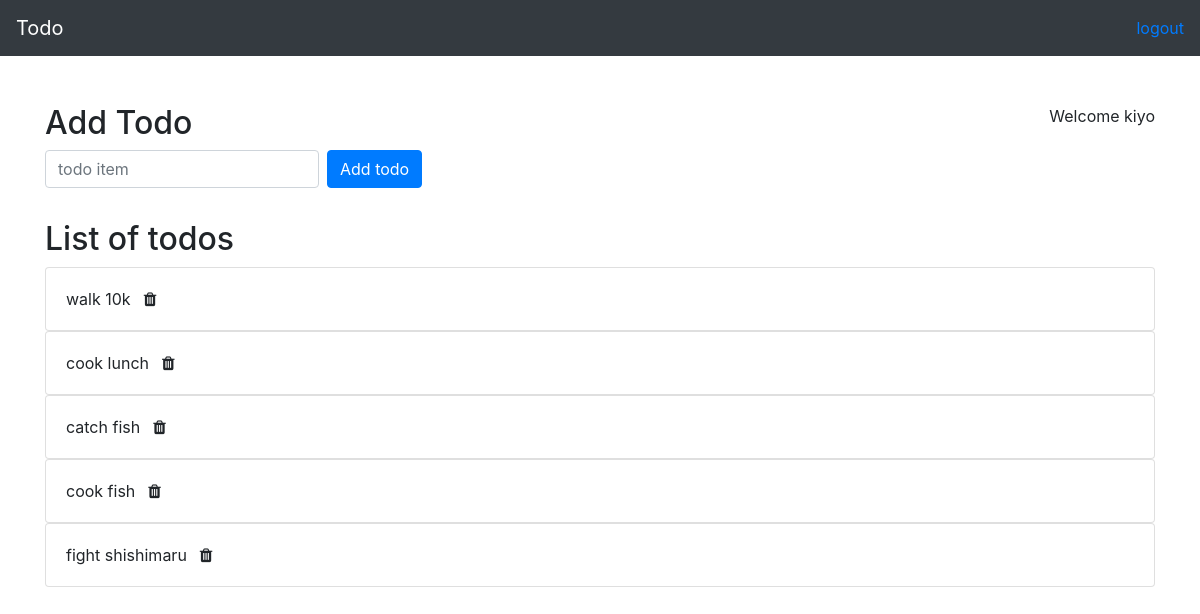
Screenshot of /todo/ (signed in) with the database file from the repository.
### todo/models.py (models this page shows, shortened)
class Todo(models.Model):
	author = models.ForeignKey(User, null=True, on_delete= models.CASCADE, related_name='author')
	updated_on = models.DateTimeField(auto_now=True)
	task = models.CharField(max_length=64, null=False)

### todo/views.py (the view)
# urls.py: path('todo/', include('todo.urls')),
@login_required(login_url='login')
def todo(request):
	if not request.user.is_authenticated:
		return render(request, "todo/login.html", {"message": None})
	context = {
		"items": Todo.objects.filter(author=request.user),
		"user": request.user
	}
	return render(request, 'todo/todo.html', context);

### todo/templates/todo/todo.html (shortened to what this page needs)
{% extends 'todo/base.html' %}
{% block body %}
<div class="row mt-4">
	<div class="col">
		<div class="float-right">
			Welcome {{ user.first_name }}
		</div>
		<h2>Add Todo</h2>
		<form class="form-inline" action="{% url 'addtodo' %}" method='post'>
			<input type='text' class="form-control mb-2 mr-sm-2" name='todoitem' required placeholder="todo item"/>
			<button type="submit" class="btn btn-primary mb-2">Add todo</button>
		</form>
	</div>
</div>
<div class="row mt-4">
	<div class="col">
		<h2> List of todos </h2>
		{% for item in items %}
		<ul class="list-group">
			<li class="list-group-item">
				<div class="float-left">
					<form class="form-inline" action="{% url 'deletetodo' item.id %}" method='post'>
						{{ item.task }}
						<button class="btn" type="submit"><i class="fa fa-trash"></i></button>
					</form>
				</div>
			</li>
		</ul>
		{% endfor %}
		{% endblock %}

### rows the page displays
Todo: task "walk 10k"
Todo: task "cook lunch"
Todo: task "catch fish"
Todo: task "cook fish"
Todo: task "fight shishimaru"

### other values shown
{{ user.first_name }} "kiyo"
